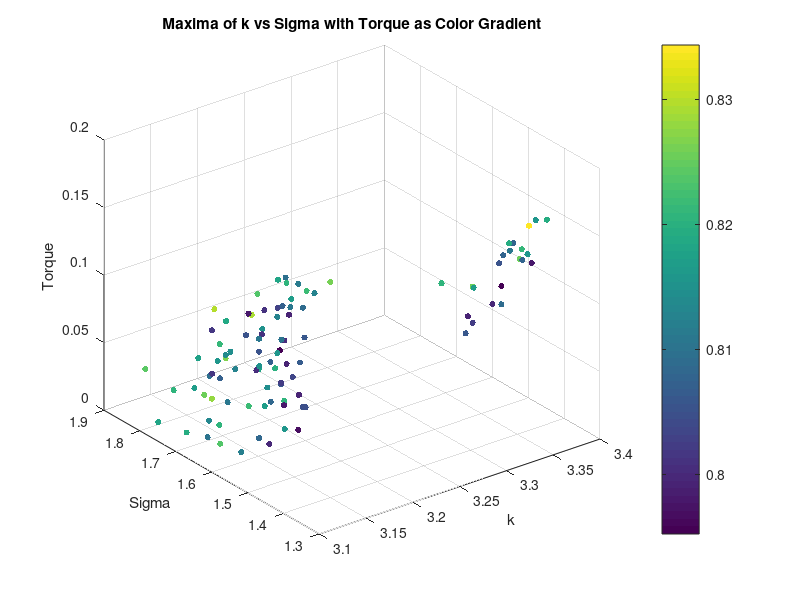
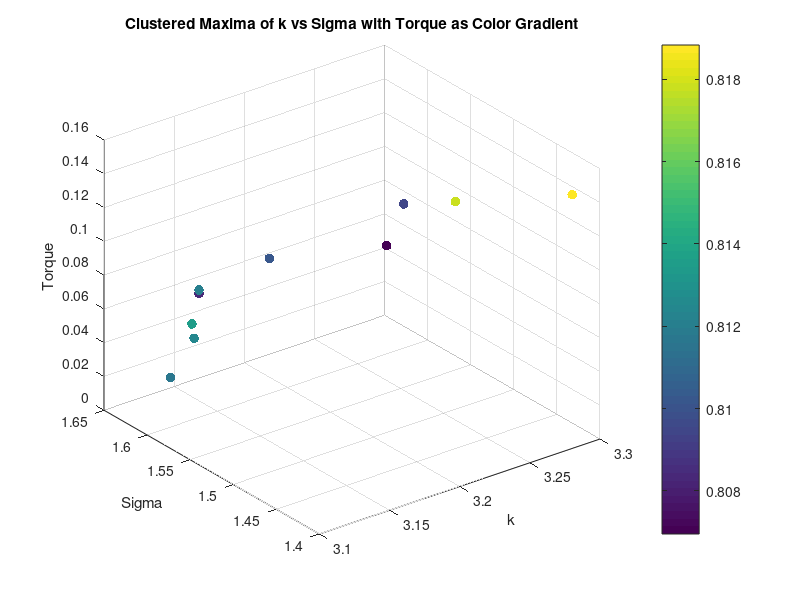
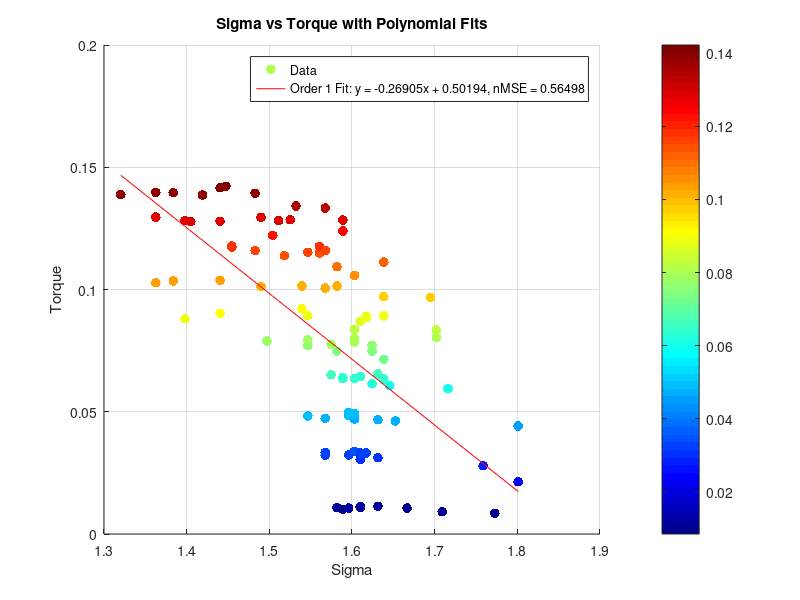
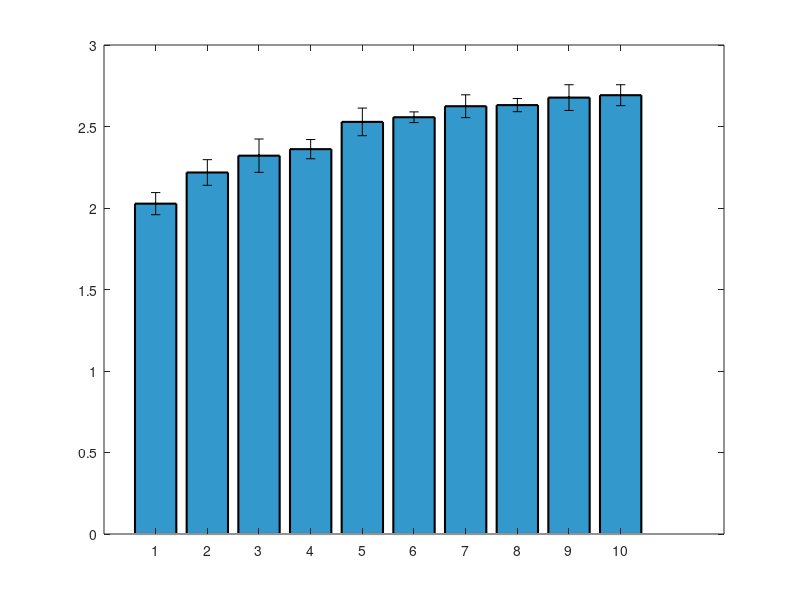

Reproduce these figures in MATLAB, in order. (Note: this script raises an error after producing the figures.)
clear all;
close all;


%% Torque Analysis
load('maxima_data.mat');
scatter3(maxima_k, maxima_sigma, torque_values, 20, maxima_corr, 'filled');
xlabel('k');
ylabel('Sigma');
zlabel('Torque');
title('Maxima of k vs Sigma with Torque as Color Gradient');
colorbar;
grid on;
% K means clustering of torque into 10 clusters, taking mean of each cluster k, sigma and corr too
[cluster_idx, cluster_centers] = kmeans(torque_values', 10);
% Take the mean of each cluster
torque_means = zeros(10, 1);
sigma_means = zeros(10, 1);
sigma_stds = zeros(10, 1);
k_means = zeros(10, 1);
corr_means = zeros(10, 1);
for i = 1:10
    torque_means(i) = mean(torque_values(cluster_idx == i));
    sigma_means(i) = mean(maxima_sigma(cluster_idx == i));
    k_means(i) = mean(maxima_k(cluster_idx == i));
    corr_means(i) = mean(maxima_corr(cluster_idx == i));
    sigma_stds(i) = std(maxima_sigma(cluster_idx == i));
end
% Plot the clusters
figure;
scatter3(k_means, sigma_means, torque_means, 50, corr_means, 'filled');
xlabel('k');
ylabel('Sigma');
zlabel('Torque');
title('Clustered Maxima of k vs Sigma with Torque as Color Gradient');
colorbar;
grid on;
% Ensure data is sorted for polyfit
[sigma_sorted, sort_idx] = sort(maxima_sigma);
torque_sorted = torque_values(sort_idx);
% Display correlation between torque and sigma
disp('Correlation between Torque and Sigma:');
disp(corr(torque_sorted', sigma_sorted'));
% Display correlation between torque and sigma^2
disp('Correlation between Torque and Sigma^2:');
disp(corr(torque_sorted', sigma_sorted'.^2));
% Polyfit for sigma vs torque (order 1 and 2)
p1_sigma = polyfit(sigma_sorted, torque_sorted, 1);
% Calculate fitted values and normalized MSE for sigma vs torque
fitted_torque_p1_sigma = polyval(p1_sigma, sigma_sorted);
mse_p1_sigma = mean((torque_sorted - fitted_torque_p1_sigma).^2);
nmse_p1_sigma = mse_p1_sigma / var(torque_sorted);
% Display results for sigma vs torque
disp('Sigma vs Torque:');
disp(['Order 1 nMSE: ', num2str(nmse_p1_sigma)]);
%display correlation between torque and sigma
% Plot for sigma vs torque with polynomial fits (first instance)
figure;
scatter(sigma_sorted, torque_sorted, 50, torque_sorted, 'filled','DisplayName', 'Data');
% Create a custom colormap based on jet, excluding yellow/light orange
cmap = jet(256); % Get the jet colormap with 256 colors
cmap = cmap([1:100,191:256], :); % Keep only the first 200 colors, removing the yellow/light orange range
colormap(jet); % Apply the custom colormap
colorbar; % Add a colorbar to indicate the mapping of color to torque_sorted values
hold on;
plot(sigma_sorted, fitted_torque_p1_sigma, '-r', 'DisplayName', ...
    ['Order 1 Fit: y = ', num2str(p1_sigma(1)), 'x + ', num2str(p1_sigma(2)), ...
    ', nMSE = ', num2str(nmse_p1_sigma)]);
xlabel('Sigma');
ylabel('Torque');
title('Sigma vs Torque with Polynomial Fits');
legend('show');
grid on;

%Plot means of sigma as bar plot with variance as error bars
figure;
[sorted_sigma_means,idx] = sort(sigma_means);
sorted_sigma_stds = sigma_stds(idx);
bar(sorted_sigma_means.^2, 'FaceColor', [0.2 0.6 0.8], 'EdgeColor', 'k', 'LineWidth', 1.5);
% Set the x-ticks to the cluster indices
hold on;
errorbar(sorted_sigma_means.^2,sorted_sigma_stds, 'k.', 'LineWidth', 1.5);
ylim([1.9 3.5]);

xlabel('Torque Number');
ylabel('Mean Sigma');

% % Ensure data is sorted for polyfit
% [sigma_sorted, sort_idx] = sort(sigma_means);
% torque_sorted = torque_means(sort_idx);
% %Display correlation between torque and sigma
% disp('Correlation between Torque and Sigma:');
% disp(corr(torque_sorted, sigma_sorted));
% %Display correlation between torque and sigma^2
% disp('Correlation between Torque and Sigma^2:');
% disp(corr(torque_sorted, sigma_sorted.^2));
% % Polyfit for sigma vs torque (order 1 and 2)
% p1_sigma = polyfit(sigma_sorted, torque_sorted, 1);
% p2_sigma = polyfit(sigma_sorted, torque_sorted, 2);
% % Calculate zitted values and normalized MSE for sigma vs torque
% fitted_torque_p1_sigma = polyval(p1_sigma, sigma_sorted);
% fitted_torque_p2_sigma = polyval(p2_sigma, sigma_sorted);
% mse_p1_sigma = mean((torque_sorted - fitted_torque_p1_sigma).^2);
% mse_p2_sigma = mean((torque_sorted - fitted_torque_p2_sigma).^2);
% nmse_p1_sigma = mse_p1_sigma / var(torque_sorted);
% nmse_p2_sigma = mse_p2_sigma / var(torque_sorted);
% % Display results for sigma vs torque
% disp('Sigma vs Torque:');
% disp(['Order 1 nMSE: ', num2str(nmse_p1_sigma)]);
% disp(['Order 2 nMSE: ', num2str(nmse_p2_sigma)]);
% % Plot for sigma vs torque with polynomial fits (second instance)
% figure;
% scatter(sigma_sorted, torque_sorted, 50, torque_sorted, 'filled', 'DisplayName', 'Data');
% colormap(jet); % High contrast colormap suitable for white background
% colorbar; % Add a colorbar to indicate the mapping of color to torque_sorted values
% hold on;
% plot(sigma_sorted, fitted_torque_p1_sigma, '-r', 'DisplayName', ...
%     ['Order 1 Fit: y = ', num2str(p1_sigma(1)), 'x + ', num2str(p1_sigma(2)), ...
%     ', nMSE = ', num2str(nmse_p1_sigma)]);
% plot(sigma_sorted, fitted_torque_p2_sigma, '--g', 'DisplayName', ...
%     ['Order 2 Fit: y = ', num2str(p2_sigma(1)), 'x^2 + ', num2str(p2_sigma(2)), ...
%     'x + ', num2str(p2_sigma(3)), ', nMSE = ', num2str(nmse_p2_sigma)]);
% xlabel('Sigma');
% ylabel('Torque');
% title('Sigma vs Torque with Polynomial Fits');
% legend('show');
% grid on;

% %% Diameter Analysis
% % Saved as diameter_value, k_values(max_k_idx), sigma_values(max_sigma_idx), max_val
% load('maxima_data_Diam.mat');

% figure;
% scatter3(maxima_matrix(:, 2), maxima_matrix(:, 3), maxima_matrix(:, 1), 50, maxima_matrix(:, 1), 'filled'); 
% xlabel('k');
% ylabel('Sigma');
% zlabel('Diameter');
% title('Maxima of k vs Sigma with Diameter as Color Gradient');
% colorbar;
% grid on;

% % K vs d
% % Ensure data is sorted for polyfit
% [k_sorted, sort_idx] = sort(maxima_matrix(:, 2));
% d_sorted = maxima_matrix(sort_idx, 1);
% % Display correlation between d and k
% disp('Correlation between Diameter and k:');
% disp(corr(d_sorted, k_sorted));

% %plot for k vs diam with polynomial fits
% figure;
% scatter(k_sorted, d_sorted, 50, d_sorted, 'filled', 'DisplayName', 'Data');
% colormap(jet); % High contrast colormap suitable for white background
% colorbar; % Add a colorbar to indicate the mapping of color to d_sorted values

% hold on;
% p1_k = polyfit(k_sorted, d_sorted, 1);
% fitted_d_p1_k = polyval(p1_k, k_sorted);
% mse_p1_k = mean((d_sorted - fitted_d_p1_k).^2);
% nmse_p1_k = mse_p1_k / var(d_sorted);
% disp('Diameter vs k:');
% disp(['Order 1 nMSE: ', num2str(nmse_p1_k)]);
% plot(k_sorted, fitted_d_p1_k, '-r', 'DisplayName', ...
%     ['Order 1 Fit: y = ', num2str(p1_k(1)), 'x + ', num2str(p1_k(2)), ...
%     ', nMSE = ', num2str(nmse_p1_k)]);
% xlabel('k');
% ylabel('Diameter');
% title('k vs Diameter with Polynomial Fits');
% legend('show');

% % Compute mean and std of sigma for each unique diameter
% unique_diameters = unique(maxima_matrix(:, 1));
% sigma_means_diameter = zeros(size(unique_diameters));
% sigma_stds_diameter = zeros(size(unique_diameters));

% for i = 1:length(unique_diameters)
%     sigma_values_for_diameter = maxima_matrix(maxima_matrix(:, 1) == unique_diameters(i), 3);
%     sigma_means_diameter(i) = mean(sigma_values_for_diameter);
%     sigma_stds_diameter(i) = std(sigma_values_for_diameter);
% end

% % Bar plot of mean sigma with error bars for each diameter
% figure;
% bar(unique_diameters, sigma_means_diameter, 'FaceColor', [0.2 0.6 0.8], 'EdgeColor', 'k', 'LineWidth', 1.5);
% hold on;
% errorbar(unique_diameters, sigma_means_diameter, sigma_stds_diameter, 'k.', 'LineWidth', 1.5);
% xlabel('Diameter');
% ylabel('Mean Sigma');
% title('Mean Sigma for Each Diameter with Error Bars');
% grid on;
